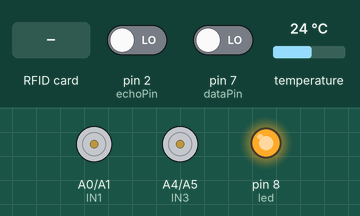
This sketch was run on a simulated Arduino Uno, built with avr-gcc and run on an emulated ATmega328P. Parts: motor-driver pin pairs drawn as motors (green arrow = first pin HIGH = forward, orange = second pin HIGH = backward, longer = more drive, scaled by the enable pin), output pins drawn as LEDs (lit = HIGH). The test bench sets the inputs (shaded band); at power-on: pin 2 (echoPin) LOW, pin 7 (dataPin) LOW, temperature 24 °C. Pins used as bus, display or sensor lines are not drawn.

Above: at 1.2 s.
1.3 s: RFID card 5E 7A 19 C4 held to the reader
At 1.8 s:
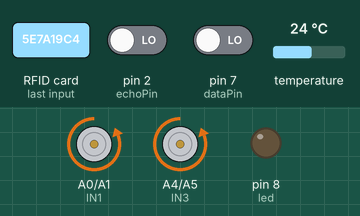
Timing chart, 0 to 4.6 s (numbered marks = the images above; inputs shaded):
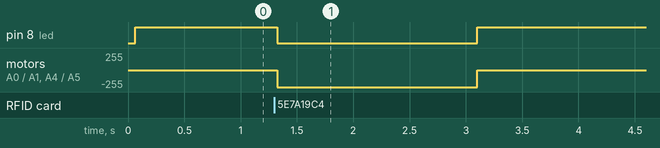

The sketch:

transmitter.ino
```cpp
#include <OneWire.h>
#include <DallasTemperature.h>
#include <SPI.h>
#include <MFRC522.h>
#define echoPin 2
#define trigPin 3
#define dataPin 7
#define temp_data 4
#define SS_PIN 10
#define RST_PIN 9
#define led 8
int ENA = A2,IN1 = A0,IN2 = A1,ENB = A3,IN3 = A4,IN4 = A5,distance,value=0,temp=0;
long duration=0;
OneWire oneWire(temp_data);
DallasTemperature sensors(&oneWire);
MFRC522 mfrc522(SS_PIN, RST_PIN);
int distance_func(){
  digitalWrite(trigPin, LOW);
  delay(2);
  digitalWrite(trigPin, HIGH);
  delay(10);
  digitalWrite(trigPin, LOW);
  duration = pulseIn(echoPin, HIGH);
  distance = duration * 0.034 / 2;
  return distance;}
  float temperature(){
  sensors.requestTemperatures();
  temp=sensors.getTempCByIndex(0);
  return temp;}
void setup(){
  pinMode(trigPin,OUTPUT);
  pinMode(echoPin,INPUT);
  pinMode(dataPin, INPUT);
  pinMode(led,OUTPUT);
  pinMode(ENA, OUTPUT);
  pinMode(IN1, OUTPUT);
  pinMode(IN2, OUTPUT);
  pinMode(ENB, OUTPUT);
  pinMode(IN3, OUTPUT);
  pinMode(IN4, OUTPUT);
  digitalWrite(IN1, LOW);
  digitalWrite(IN2, LOW);
  digitalWrite(IN3, LOW);
  digitalWrite(IN4, LOW);
  Serial.begin(9600);
  SPI.begin();
  mfrc522.PCD_Init();
  sensors.begin();
  digitalWrite(led,HIGH);}
void loop() {
  analogWrite(ENA, 255),analogWrite(ENB, 255);
  if (mfrc522.PICC_IsNewCardPresent() && mfrc522.PICC_ReadCardSerial()) {
    digitalWrite(led,HIGH);
    String uid = "";
    for (byte i = 0; i < mfrc522.uid.size; i++) {
      uid += String(mfrc522.uid.uidByte[i] < 0x10 ? "0" : "");
      uid += String(mfrc522.uid.uidByte[i], HEX);}
    if(uid != 0 ){
      digitalWrite(led,LOW);
      analogWrite(ENA, 255);
        analogWrite(ENB, 255);
        digitalWrite(IN1, LOW);
        digitalWrite(IN3, LOW);
        digitalWrite(IN2, HIGH);
        digitalWrite(IN4, HIGH);
      for(;;){
        distance=distance_func();
        temp=temperature();
        value = digitalRead(dataPin);
        if(distance<10 || temp>38 || value==1 ){
          digitalWrite(led,HIGH);
          digitalWrite(IN1, LOW);
          digitalWrite(IN2, LOW);
          digitalWrite(IN3, LOW);
          digitalWrite(IN4, LOW);
          if (temp>38){
            Serial.write(temp);
            exit(0);}
          if(value==1){
            Serial.write(value);
            exit(0);}}
        else{
          digitalWrite(led,LOW);
          digitalWrite(IN1, LOW);
          digitalWrite(IN2, HIGH);
          digitalWrite(IN3, LOW);
          digitalWrite(IN4, HIGH);}}}
    else{
      digitalWrite(led,HIGH);}
  mfrc522.PICC_HaltA();
  mfrc522.PCD_StopCrypto1();
  exit(0);}}
```

Measured:
- after the input at 1.3 s, pin 8 (led): HIGH → LOW at once, → HIGH 1.8 s later; motor on A0 (IN1) / A1 (IN2), motor on A4 (IN3) / A5 (IN4): stopped → backward 255/255 at once, → stopped 1.8 s later
